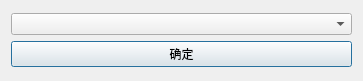
<?xml version="1.0" encoding="UTF-8"?>
<ui version="4.0">
 <class>multipleChoice</class>
 <widget class="QDialog" name="multipleChoice">
  <property name="geometry">
   <rect>
    <x>0</x>
    <y>0</y>
    <width>363</width>
    <height>81</height>
   </rect>
  </property>
  <property name="windowTitle">
   <string>Dialog</string>
  </property>
  <layout class="QGridLayout" name="gridLayout">
   <item row="0" column="0">
    <layout class="QVBoxLayout" name="verticalLayout">
     <item>
      <widget class="LLComboBox" name="comboBox"/>
     </item>
     <item>
      <widget class="QPushButton" name="pushButton">
       <property name="text">
        <string>确定</string>
       </property>
      </widget>
     </item>
    </layout>
   </item>
  </layout>
 </widget>
 <customwidgets>
  <customwidget>
   <class>LLComboBox</class>
   <extends>QComboBox</extends>
   <header>llcombobox.h</header>
  </customwidget>
 </customwidgets>
 <resources/>
 <connections/>
</ui>
